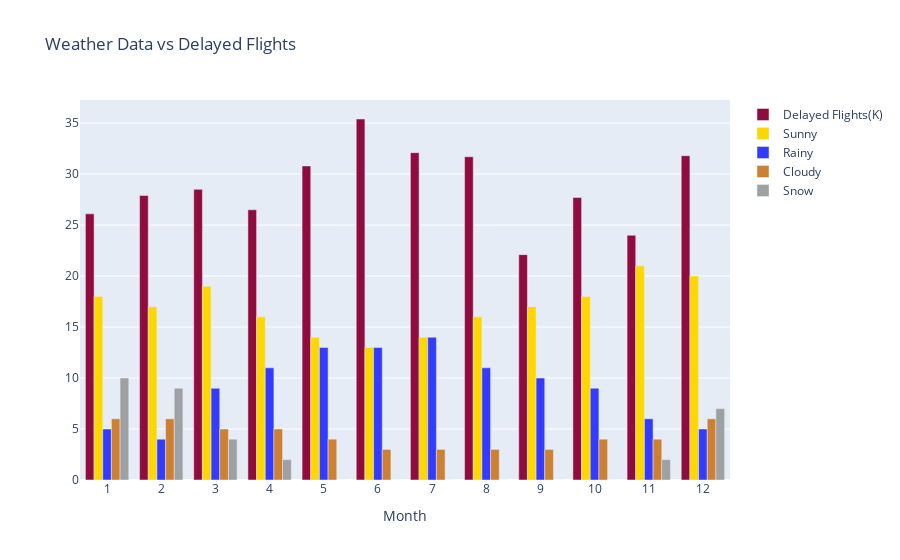

The notebook cell saved with this chart:
### Markdown cell above
### Plot Graph

### Code cell
# Plot data to visualize Number of delayed flights per months to monthly weather patterns
trace0 = go.Bar(
                x=weather_delay_patterns['month'],  
                y=weather_delay_patterns['count'],
                name = 'Delayed Flights(K)',
                marker=dict(color='#900C3F') # set the marker color to Gold
                )

trace1 = go.Bar(
                x=weather_delay_patterns['month'],  
                y=weather_delay_patterns['avgDryDays'],
                name = 'Sunny',
                marker=dict(color='#FFD700') # set the marker color to Gold
                )

# trace2 - Rainy
trace2 = go.Bar(
                x=weather_delay_patterns['month'],
                y=weather_delay_patterns['avgRainDays'],
                name='Rainy',
                marker=dict(color='#333BFF') # set the marker color to Blue
                )

# trace3 - Cloudy
trace3 = go.Bar(
                x=weather_delay_patterns['month'],
                y=weather_delay_patterns['avgCloud'],
                name='Cloudy',
                marker=dict(color='#CD7F32') # set the marker color to Bronze
                )

# trace4 - Snow
trace4 = go.Bar(
                x=weather_delay_patterns['month'],
                y=weather_delay_patterns['avgSnowDays'],
                name='Snow',
                marker=dict(color='#9EA0A1') # set the marker color to Silver
                )

# create the data
data = [trace0,trace1, trace2, trace3, trace4]

# create the layout
layout = go.Layout(yaxis={'type': 'linear'},
                   xaxis={'type':'category',
                          'title':'Month'},
                   title='Weather Data vs Delayed Flights')

# create the figure
fig = go.Figure(data=data, layout=layout)
fig.show()

### Figure 1 — Plotly figure (JSON) as saved in the notebook; plotly's stock layout.template omitted (floating-point values rounded to 4 significant figures)
{"data": [{"marker": {"color": "#900C3F"}, "name": "Delayed Flights(K)", "type": "bar", "visible": true, "x": [1, 2, 3, 4, 5, 6, 7, 8, 9, 10, 11, 12], "y": [26.1, 27.9, 28.5, 26.5, 30.8, 35.4, 32.1, 31.7, 22.1, 27.7, 24, 31.8]}, {"marker": {"color": "#FFD700"}, "name": "Sunny", "type": "bar", "visible": true, "x": [1, 2, 3, 4, 5, 6, 7, 8, 9, 10, 11, 12], "y": [18, 17, 19, 16, 14, 13, 14, 16, 17, 18, 21, 20]}, {"marker": {"color": "#333BFF"}, "name": "Rainy", "type": "bar", "visible": true, "x": [1, 2, 3, 4, 5, 6, 7, 8, 9, 10, 11, 12], "y": [5, 4, 9, 11, 13, 13, 14, 11, 10, 9, 6, 5]}, {"marker": {"color": "#CD7F32"}, "name": "Cloudy", "type": "bar", "visible": true, "x": [1, 2, 3, 4, 5, 6, 7, 8, 9, 10, 11, 12], "y": [6, 6, 5, 5, 4, 3, 3, 3, 3, 4, 4, 6]}, {"marker": {"color": "#9EA0A1"}, "name": "Snow", "type": "bar", "visible": true, "x": [1, 2, 3, 4, 5, 6, 7, 8, 9, 10, 11, 12], "y": [10, 9, 4, 2, 0, 0, 0, 0, 0, 0, 2, 7]}], "layout": {"autosize": true, "title": {"text": "Weather Data vs Delayed Flights"}, "xaxis": {"autorange": true, "range": [-0.5, 11.5], "title": {"text": "Month"}, "type": "category"}, "yaxis": {"autorange": true, "range": [0, 37.26], "type": "linear"}}}
